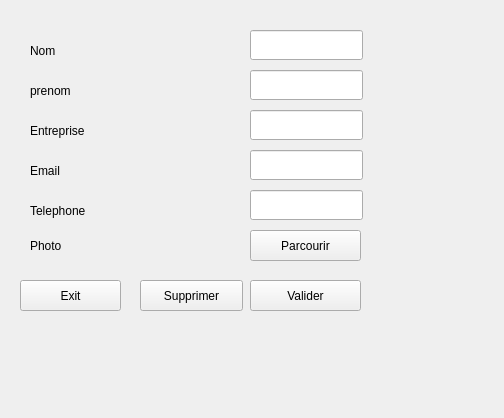
<?xml version="1.0" encoding="UTF-8"?>
<ui version="4.0">
 <class>editContact</class>
 <widget class="QWidget" name="editContact">
  <property name="geometry">
   <rect>
    <x>0</x>
    <y>0</y>
    <width>504</width>
    <height>418</height>
   </rect>
  </property>
  <property name="windowTitle">
   <string>Form</string>
  </property>
  <widget class="QLabel" name="label">
   <property name="geometry">
    <rect>
     <x>30</x>
     <y>40</y>
     <width>41</width>
     <height>22</height>
    </rect>
   </property>
   <property name="text">
    <string>Nom</string>
   </property>
  </widget>
  <widget class="QLineEdit" name="nomEdit">
   <property name="enabled">
    <bool>true</bool>
   </property>
   <property name="geometry">
    <rect>
     <x>250</x>
     <y>30</y>
     <width>113</width>
     <height>30</height>
    </rect>
   </property>
  </widget>
  <widget class="QLabel" name="label_2">
   <property name="geometry">
    <rect>
     <x>30</x>
     <y>80</y>
     <width>61</width>
     <height>22</height>
    </rect>
   </property>
   <property name="text">
    <string>prenom</string>
   </property>
  </widget>
  <widget class="QLineEdit" name="prenomEdit">
   <property name="enabled">
    <bool>true</bool>
   </property>
   <property name="geometry">
    <rect>
     <x>250</x>
     <y>70</y>
     <width>113</width>
     <height>30</height>
    </rect>
   </property>
  </widget>
  <widget class="QLabel" name="label_3">
   <property name="geometry">
    <rect>
     <x>30</x>
     <y>120</y>
     <width>91</width>
     <height>22</height>
    </rect>
   </property>
   <property name="text">
    <string>Entreprise</string>
   </property>
  </widget>
  <widget class="QLabel" name="label_4">
   <property name="geometry">
    <rect>
     <x>30</x>
     <y>160</y>
     <width>78</width>
     <height>22</height>
    </rect>
   </property>
   <property name="text">
    <string>Email</string>
   </property>
  </widget>
  <widget class="QLabel" name="label_5">
   <property name="geometry">
    <rect>
     <x>30</x>
     <y>200</y>
     <width>91</width>
     <height>22</height>
    </rect>
   </property>
   <property name="text">
    <string>Telephone</string>
   </property>
  </widget>
  <widget class="QLineEdit" name="entrepriseEdit">
   <property name="geometry">
    <rect>
     <x>250</x>
     <y>110</y>
     <width>113</width>
     <height>30</height>
    </rect>
   </property>
  </widget>
  <widget class="QLineEdit" name="emailEdit">
   <property name="geometry">
    <rect>
     <x>250</x>
     <y>150</y>
     <width>113</width>
     <height>30</height>
    </rect>
   </property>
  </widget>
  <widget class="QLineEdit" name="teleEdit">
   <property name="geometry">
    <rect>
     <x>250</x>
     <y>190</y>
     <width>113</width>
     <height>30</height>
    </rect>
   </property>
  </widget>
  <widget class="QPushButton" name="modifier">
   <property name="geometry">
    <rect>
     <x>250</x>
     <y>280</y>
     <width>111</width>
     <height>31</height>
    </rect>
   </property>
   <property name="text">
    <string>Valider</string>
   </property>
  </widget>
  <widget class="QPushButton" name="supprimer">
   <property name="geometry">
    <rect>
     <x>140</x>
     <y>280</y>
     <width>103</width>
     <height>31</height>
    </rect>
   </property>
   <property name="text">
    <string>Supprimer</string>
   </property>
  </widget>
  <widget class="QLabel" name="label_6">
   <property name="geometry">
    <rect>
     <x>30</x>
     <y>230</y>
     <width>81</width>
     <height>31</height>
    </rect>
   </property>
   <property name="text">
    <string>Photo</string>
   </property>
  </widget>
  <widget class="QPushButton" name="photo">
   <property name="geometry">
    <rect>
     <x>250</x>
     <y>230</y>
     <width>111</width>
     <height>31</height>
    </rect>
   </property>
   <property name="text">
    <string>Parcourir</string>
   </property>
  </widget>
  <widget class="QPushButton" name="pushButton">
   <property name="geometry">
    <rect>
     <x>20</x>
     <y>280</y>
     <width>101</width>
     <height>31</height>
    </rect>
   </property>
   <property name="text">
    <string>Exit</string>
   </property>
  </widget>
 </widget>
 <resources/>
 <connections/>
</ui>
